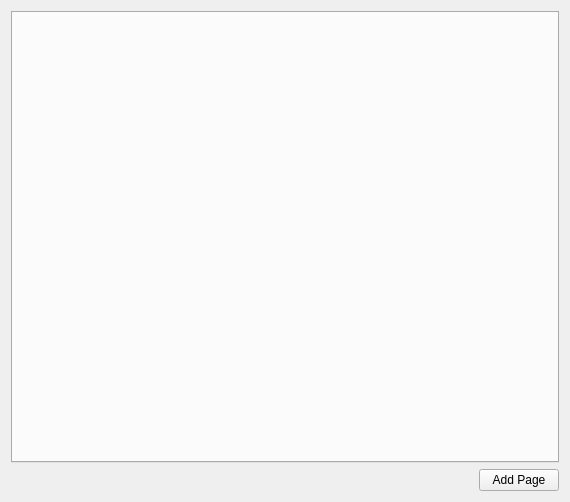
<?xml version="1.0" encoding="UTF-8"?>
<ui version="4.0">
 <class>ThumbnailArea</class>
 <widget class="QWidget" name="ThumbnailArea">
  <property name="geometry">
   <rect>
    <x>0</x>
    <y>0</y>
    <width>570</width>
    <height>502</height>
   </rect>
  </property>
  <property name="windowTitle">
   <string/>
  </property>
  <layout class="QGridLayout" name="gridLayout">
   <item row="0" column="0" colspan="2">
    <widget class="KTabWidget" name="thumbnailTabWidget"/>
   </item>
   <item row="1" column="0">
    <spacer name="horizontalSpacer">
     <property name="orientation">
      <enum>Qt::Horizontal</enum>
     </property>
     <property name="sizeHint" stdset="0">
      <size>
       <width>370</width>
       <height>21</height>
      </size>
     </property>
    </spacer>
   </item>
   <item row="1" column="1">
    <widget class="KPushButton" name="nextPageButton">
     <property name="text">
      <string>Add Page</string>
     </property>
    </widget>
   </item>
  </layout>
 </widget>
 <customwidgets>
  <customwidget>
   <class>KPushButton</class>
   <extends>QPushButton</extends>
   <header>kpushbutton.h</header>
  </customwidget>
  <customwidget>
   <class>KTabWidget</class>
   <extends>QTabWidget</extends>
   <header>ktabwidget.h</header>
   <container>1</container>
  </customwidget>
 </customwidgets>
 <resources/>
 <connections/>
</ui>
